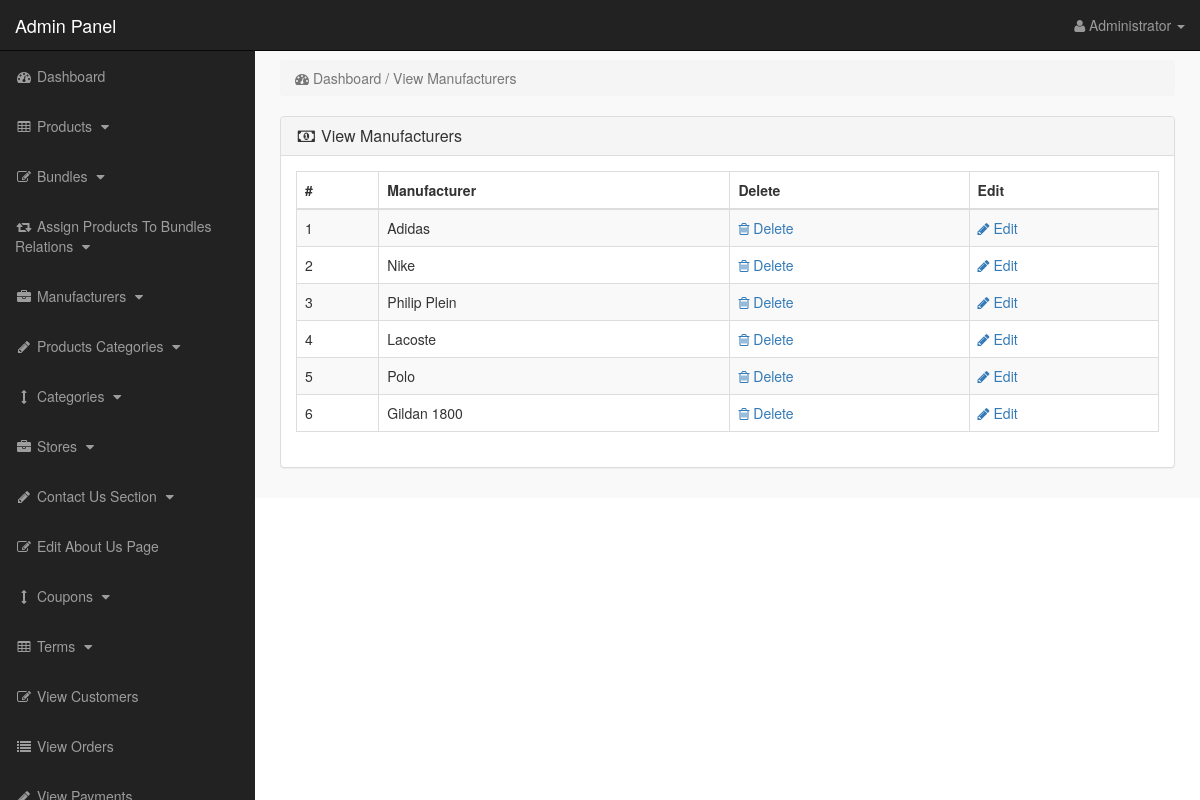
The app's page /admin_area/index.php?view_manufacturers (signed in) with its own data.
### tables this page shows
CREATE TABLE `manufacturers` (
  `manufacturer_id` int(10) NOT NULL,
  `manufacturer_title` text NOT NULL,
  `manufacturer_top` text NOT NULL,
  `manufacturer_image` text NOT NULL
);

### admin_area/view_manufacturers.php (the view)
<?php
if(!isset($_SESSION['admin_email'])){
echo "<script>window.open('login.php','_self')</script>";
}
else {
?>
<div class="row">
<div class="col-lg-12">
<ol class="breadcrumb">
<li class="active">
<i class="fa fa-dashboard"></i> Dashboard / View Manufacturers
</li>
</ol>
</div>
</div>
<div class="row">
<div class="col-lg-12">
<div class="panel panel-default">
<div class="panel-heading">
<h3 class="panel-title">
<i class="fa fa-money fa-fw"></i> View Manufacturers
</h3>
</div>
<div class="panel-body">
<div class="table-responsive">
<table class="table table-bordered table-hover table-striped">
<thead>
<tr>
<th>#</th>
<th>Manufacturer</th>
<th>Delete</th>
<th>Edit</th>
</tr>
</thead>
<tbody>
<?php
$i = 0;
$get_manufacturers = "select * from manufacturers";
$run_manufacturers = mysqli_query($con,$get_manufacturers);
while($row_manufacturers = mysqli_fetch_array($run_manufacturers)){
$manufacturer_id = $row_manufacturers['manufacturer_id'];
$manufacturer_title = $row_manufacturers['manufacturer_title'];
$i++;
?>
<tr>
<td><?php echo $i; ?></td>
<td><?php echo $manufacturer_title; ?></td>
<td>
<a href="index.php?delete_manufacturer=<?php echo $manufacturer_id; ?>">
<i class="fa fa-trash-o"></i> Delete
</a>
</td>
<td>
<a href="index.php?edit_manufacturer=<?php echo $manufacturer_id; ?>">
<i class="fa fa-pencil"></i> Edit
</a>
</td>
</tr>
<?php } ?>
</tbody>
</table>
</div>
</div>
</div>
</div>
</div>
<?php } ?>

### admin_area/includes/sidebar.php (shortened to what this page needs)
<?php
if(!isset($_SESSION['admin_email'])){
echo "<script>window.open('login.php','_self')</script>";
}
else {
?>
<nav class="navbar navbar-inverse navbar-fixed-top" >
<div class="navbar-header" >
<a class="navbar-brand" href="index.php?dashboard" >Admin Panel</a>
</div>
<ul class="nav navbar-right top-nav" >
<li class="dropdown" >
<a href="#" class="dropdown-toggle" data-toggle="dropdown" >
<i class="fa fa-user" ></i>
<?php echo $admin_name; ?> <b class="caret" ></b>
</a>
</li>
</ul>
<div class="collapse navbar-collapse navbar-ex1-collapse">
<ul class="nav navbar-nav side-nav">
<li>
<a href="index.php?dashboard">
<i class="fa fa-fw fa-dashboard"></i> Dashboard
</a>
</li>
<li>
<a href="#" data-toggle="collapse" data-target="#products">
<i class="fa fa-fw fa-table"></i> Products
<i class="fa fa-fw fa-caret-down"></i>
</a>
</li>
<li>
<a href="#" data-toggle="collapse" data-target="#bundles">
<i class="fa fa-fw fa-edit"></i> Bundles
<i class="fa fa-fw fa-caret-down"></i>
</a>
</li>
<li>
<a href="#" data-toggle="collapse" data-target="#relations">
<i class="fa fa-fw fa-retweet"></i> Assign Products To Bundles Relations
<i class="fa fa-fw fa-caret-down"></i>
</a>
</li>
<li>
<a href="#" data-toggle="collapse" data-target="#manufacturers">
<i class="fa fa-fw fa-briefcase"></i> Manufacturers
<i class="fa fa-fw fa-caret-down"></i>
</a>
</li>
<li>
<a href="#" data-toggle="collapse" data-target="#p_cat">
<i class="fa fa-fw fa-pencil"></i> Products Categories
<i class="fa fa-fw fa-caret-down"></i>
</a>
</li>
<li>
<a href="#" data-toggle="collapse" data-target="#cat">
<i class="fa fa-fw fa-arrows-v"></i> Categories
<i class="fa fa-fw fa-caret-down"></i>
</a>
</li>
<li>
<a href="#" data-toggle="collapse" data-target="#store">
<i class="fa fa-fw fa-briefcase"></i> Stores
<i class="fa fa-fw fa-caret-down"></i>
</a>
</li>
<li>
<a href="#" data-toggle="collapse" data-target="#contact_us">
<i class="fa fa-fw fa-pencil"> </i> Contact Us Section
<i class="fa fa-fw fa-caret-down"></i>
</a>
</li>
<li>
<a href="index.php?edit_about_us">
<i class="fa fa-fw fa-edit"></i> Edit About Us Page
</a>
</li>
<li>
<a href="#" data-toggle="collapse" data-target="#coupons">
<i class="fa fa-fw fa-arrows-v"></i> Coupons
<i class="fa fa-fw fa-caret-down"></i>
</a>
</li>
<li>
<a href="#" data-toggle="collapse" data-target="#terms" >
<i class="fa fa-fw fa-table"></i> Terms
<i class="fa fa-fw fa-caret-down"></i>
</a>
</li>
<li>
<a href="index.php?view_customers">
<i class="fa fa-fw fa-edit"></i> View Customers
</a>
</li>
<li>
<a href="index.php?view_orders">
<i class="fa fa-fw fa-list"></i> View Orders
</a>
</li>
<li>
<a href="index.php?view_payments">
<i class="fa fa-fw fa-pencil"></i> View Payments
</a>
</li>
</ul>
</div>
</nav>
<?php } ?>

### admin_area/css/style.css (style rules this page uses)
body { margin-top:100px; }
@media (min-width: 768px) { body { margin-top:50px; } }
.top-nav { padding:0 15px; }
.top-nav>li { display:inline-block; float:left; }
.top-nav>li>a { padding-top:15px; padding-bottom:15px; line-height:20px; color:#999; }
@media (min-width: 768px) { .side-nav { position:fixed; top:51px; width:255px; border-radius:0; overflow-y:auto; background-color: #222; bottom:0; overflow-x:hidden; padding-bottom:40px; } }
@media (min-width: 768px) { .side-nav>li>a { width:255px; } }
.panel-body { border-radius:5px; }

### records on screen
manufacturers: manufacturer_title "Adidas"
manufacturers: manufacturer_title "Nike"
manufacturers: manufacturer_title "Philip Plein"
manufacturers: manufacturer_title "Lacoste"
manufacturers: manufacturer_title "Polo"
manufacturers: manufacturer_title "Gildan 1800"

### other values on screen
$admin_name "Administrator"
